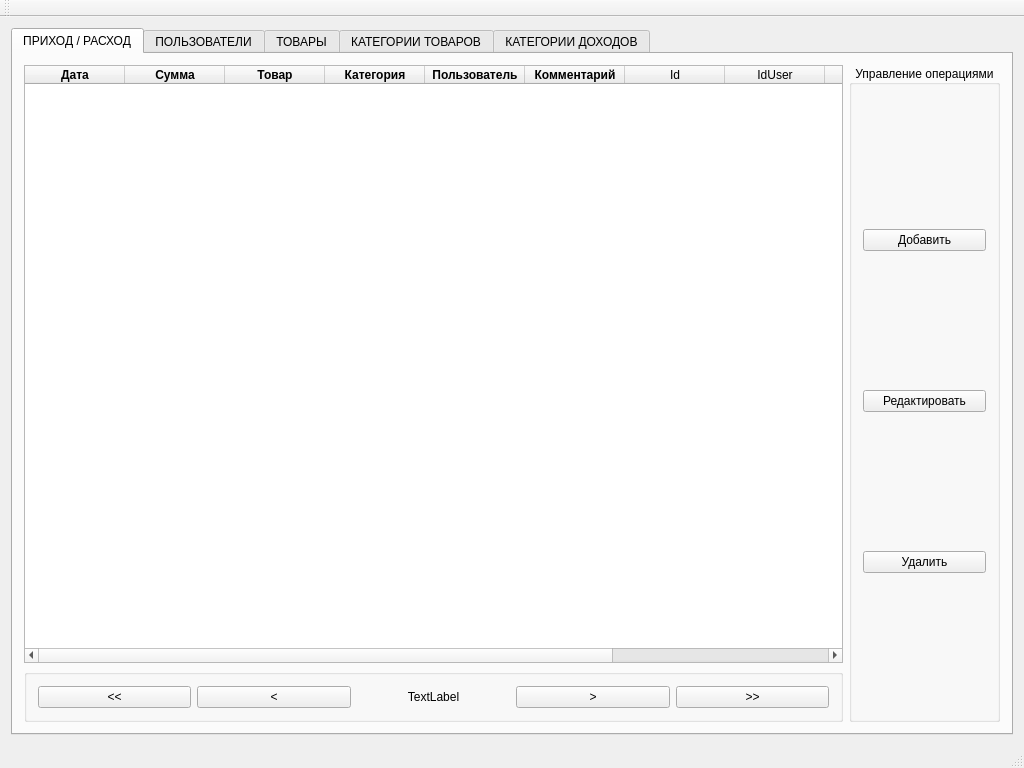
<?xml version="1.0" encoding="UTF-8"?>
<ui version="4.0">
 <class>MainWindow</class>
 <widget class="QMainWindow" name="MainWindow">
  <property name="enabled">
   <bool>true</bool>
  </property>
  <property name="geometry">
   <rect>
    <x>0</x>
    <y>0</y>
    <width>1024</width>
    <height>768</height>
   </rect>
  </property>
  <property name="windowTitle">
   <string>MainWindow</string>
  </property>
  <widget class="QWidget" name="centralWidget">
   <layout class="QGridLayout" name="gridLayout">
    <item row="0" column="0">
     <widget class="QTabWidget" name="tabWidget">
      <property name="sizePolicy">
       <sizepolicy hsizetype="Expanding" vsizetype="Expanding">
        <horstretch>0</horstretch>
        <verstretch>0</verstretch>
       </sizepolicy>
      </property>
      <property name="minimumSize">
       <size>
        <width>0</width>
        <height>0</height>
       </size>
      </property>
      <property name="currentIndex">
       <number>0</number>
      </property>
      <widget class="QWidget" name="tab_1">
       <attribute name="title">
        <string>ПРИХОД / РАСХОД</string>
       </attribute>
       <layout class="QGridLayout" name="gridLayout_6">
        <item row="0" column="1" rowspan="2">
         <widget class="QGroupBox" name="controlOperation">
          <property name="autoFillBackground">
           <bool>false</bool>
          </property>
          <property name="title">
           <string>Управление операциями</string>
          </property>
          <property name="alignment">
           <set>Qt::AlignCenter</set>
          </property>
          <property name="flat">
           <bool>true</bool>
          </property>
          <layout class="QVBoxLayout" name="verticalLayout_5">
           <item>
            <widget class="QPushButton" name="addOperation">
             <property name="text">
              <string>Добавить</string>
             </property>
            </widget>
           </item>
           <item>
            <widget class="QPushButton" name="editOperation">
             <property name="text">
              <string>Редактировать</string>
             </property>
            </widget>
           </item>
           <item>
            <widget class="QPushButton" name="deleteOperation">
             <property name="text">
              <string>Удалить</string>
             </property>
            </widget>
           </item>
          </layout>
         </widget>
        </item>
        <item row="1" column="0">
         <widget class="QGroupBox" name="groupBox_3">
          <property name="title">
           <string/>
          </property>
          <layout class="QHBoxLayout" name="horizontalLayout_2">
           <item>
            <widget class="QPushButton" name="firstPageOperation">
             <property name="text">
              <string>&lt;&lt;</string>
             </property>
            </widget>
           </item>
           <item>
            <widget class="QPushButton" name="prevPageOperation">
             <property name="text">
              <string>&lt;</string>
             </property>
            </widget>
           </item>
           <item>
            <widget class="QLabel" name="pageNumberOperation">
             <property name="text">
              <string>TextLabel</string>
             </property>
             <property name="alignment">
              <set>Qt::AlignCenter</set>
             </property>
            </widget>
           </item>
           <item>
            <widget class="QPushButton" name="nextPageOperation">
             <property name="text">
              <string>&gt;</string>
             </property>
            </widget>
           </item>
           <item>
            <widget class="QPushButton" name="lastPageOperation">
             <property name="text">
              <string>&gt;&gt;</string>
             </property>
            </widget>
           </item>
          </layout>
         </widget>
        </item>
        <item row="0" column="0">
         <widget class="QTableWidget" name="operationTable">
          <property name="editTriggers">
           <set>QAbstractItemView::NoEditTriggers</set>
          </property>
          <column>
           <property name="text">
            <string>Дата</string>
           </property>
           <property name="font">
            <font>
             <weight>75</weight>
             <bold>true</bold>
            </font>
           </property>
          </column>
          <column>
           <property name="text">
            <string>Сумма</string>
           </property>
           <property name="font">
            <font>
             <weight>75</weight>
             <bold>true</bold>
            </font>
           </property>
          </column>
          <column>
           <property name="text">
            <string>Товар</string>
           </property>
           <property name="font">
            <font>
             <weight>75</weight>
             <bold>true</bold>
            </font>
           </property>
          </column>
          <column>
           <property name="text">
            <string>Категория</string>
           </property>
           <property name="font">
            <font>
             <weight>75</weight>
             <bold>true</bold>
            </font>
           </property>
          </column>
          <column>
           <property name="text">
            <string>Пользователь</string>
           </property>
           <property name="font">
            <font>
             <weight>75</weight>
             <bold>true</bold>
            </font>
           </property>
          </column>
          <column>
           <property name="text">
            <string>Комментарий</string>
           </property>
           <property name="font">
            <font>
             <weight>75</weight>
             <bold>true</bold>
            </font>
           </property>
          </column>
          <column>
           <property name="text">
            <string>Id</string>
           </property>
          </column>
          <column>
           <property name="text">
            <string>IdUser</string>
           </property>
          </column>
          <column>
           <property name="text">
            <string>IdProduct</string>
           </property>
          </column>
          <column>
           <property name="text">
            <string>IdProductCategory</string>
           </property>
          </column>
          <column>
           <property name="text">
            <string>IdIncomeCategory</string>
           </property>
          </column>
         </widget>
        </item>
       </layout>
      </widget>
      <widget class="QWidget" name="tab_2">
       <attribute name="title">
        <string>ПОЛЬЗОВАТЕЛИ</string>
       </attribute>
       <layout class="QGridLayout" name="gridLayout_2">
        <item row="1" column="0">
         <widget class="QGroupBox" name="groupBox_2">
          <property name="title">
           <string/>
          </property>
          <layout class="QHBoxLayout" name="horizontalLayout">
           <item>
            <widget class="QPushButton" name="firstPageUser">
             <property name="text">
              <string>&lt;&lt;</string>
             </property>
            </widget>
           </item>
           <item>
            <widget class="QPushButton" name="prevPageUser">
             <property name="text">
              <string>&lt;</string>
             </property>
            </widget>
           </item>
           <item>
            <widget class="QLabel" name="pageNumberUser">
             <property name="text">
              <string>TextLabel</string>
             </property>
             <property name="alignment">
              <set>Qt::AlignCenter</set>
             </property>
            </widget>
           </item>
           <item>
            <widget class="QPushButton" name="nextPageUser">
             <property name="text">
              <string>&gt;</string>
             </property>
            </widget>
           </item>
           <item>
            <widget class="QPushButton" name="lastPageUser">
             <property name="text">
              <string>&gt;&gt;</string>
             </property>
            </widget>
           </item>
          </layout>
         </widget>
        </item>
        <item row="0" column="1" rowspan="2">
         <widget class="QGroupBox" name="controlUser">
          <property name="autoFillBackground">
           <bool>false</bool>
          </property>
          <property name="title">
           <string>Управление пользователями</string>
          </property>
          <property name="alignment">
           <set>Qt::AlignCenter</set>
          </property>
          <property name="flat">
           <bool>true</bool>
          </property>
          <layout class="QVBoxLayout" name="verticalLayout">
           <item>
            <widget class="QPushButton" name="addUser">
             <property name="text">
              <string>Добавить</string>
             </property>
            </widget>
           </item>
           <item>
            <widget class="QPushButton" name="editUser">
             <property name="text">
              <string>Редактировать</string>
             </property>
            </widget>
           </item>
           <item>
            <widget class="QPushButton" name="deleteUser">
             <property name="text">
              <string>Удалить</string>
             </property>
            </widget>
           </item>
          </layout>
         </widget>
        </item>
        <item row="0" column="0">
         <widget class="QTableWidget" name="userTable">
          <property name="editTriggers">
           <set>QAbstractItemView::NoEditTriggers</set>
          </property>
          <column>
           <property name="text">
            <string>Имя</string>
           </property>
           <property name="font">
            <font>
             <weight>75</weight>
             <bold>true</bold>
            </font>
           </property>
          </column>
          <column>
           <property name="text">
            <string>Возраст</string>
           </property>
           <property name="font">
            <font>
             <weight>75</weight>
             <bold>true</bold>
            </font>
           </property>
          </column>
          <column>
           <property name="text">
            <string>Пол</string>
           </property>
           <property name="font">
            <font>
             <weight>75</weight>
             <bold>true</bold>
            </font>
           </property>
          </column>
         </widget>
        </item>
       </layout>
      </widget>
      <widget class="QWidget" name="tab_3">
       <attribute name="title">
        <string>ТОВАРЫ</string>
       </attribute>
       <layout class="QGridLayout" name="gridLayout_4">
        <item row="0" column="0">
         <widget class="QTableWidget" name="productTableWidget">
          <property name="editTriggers">
           <set>QAbstractItemView::NoEditTriggers</set>
          </property>
          <column>
           <property name="text">
            <string>Название товара</string>
           </property>
           <property name="font">
            <font>
             <weight>75</weight>
             <bold>true</bold>
            </font>
           </property>
          </column>
          <column>
           <property name="text">
            <string>Категория товара</string>
           </property>
           <property name="font">
            <font>
             <weight>75</weight>
             <bold>true</bold>
            </font>
           </property>
          </column>
          <column>
           <property name="text">
            <string>Id</string>
           </property>
          </column>
          <column>
           <property name="text">
            <string>IdCategory</string>
           </property>
          </column>
         </widget>
        </item>
        <item row="0" column="1" rowspan="2">
         <widget class="QGroupBox" name="controlProduct">
          <property name="autoFillBackground">
           <bool>false</bool>
          </property>
          <property name="title">
           <string>Управление товарами</string>
          </property>
          <property name="alignment">
           <set>Qt::AlignCenter</set>
          </property>
          <property name="flat">
           <bool>true</bool>
          </property>
          <layout class="QVBoxLayout" name="verticalLayout_3">
           <item>
            <widget class="QPushButton" name="addProduct">
             <property name="text">
              <string>Добавить</string>
             </property>
            </widget>
           </item>
           <item>
            <widget class="QPushButton" name="editProduct">
             <property name="text">
              <string>Редактировать</string>
             </property>
            </widget>
           </item>
           <item>
            <widget class="QPushButton" name="deleteProduct">
             <property name="text">
              <string>Удалить</string>
             </property>
            </widget>
           </item>
          </layout>
         </widget>
        </item>
        <item row="1" column="0">
         <widget class="QLabel" name="productCounter">
          <property name="text">
           <string>TextLabel</string>
          </property>
          <property name="alignment">
           <set>Qt::AlignCenter</set>
          </property>
         </widget>
        </item>
       </layout>
      </widget>
      <widget class="QWidget" name="tab_4">
       <attribute name="title">
        <string>КАТЕГОРИИ ТОВАРОВ</string>
       </attribute>
       <layout class="QGridLayout" name="gridLayout_3">
        <item row="0" column="1" rowspan="2">
         <widget class="QGroupBox" name="controlCategory">
          <property name="autoFillBackground">
           <bool>false</bool>
          </property>
          <property name="title">
           <string>Управление категориями</string>
          </property>
          <property name="alignment">
           <set>Qt::AlignCenter</set>
          </property>
          <property name="flat">
           <bool>true</bool>
          </property>
          <layout class="QVBoxLayout" name="verticalLayout_2">
           <item>
            <widget class="QPushButton" name="addCategory">
             <property name="text">
              <string>Добавить</string>
             </property>
            </widget>
           </item>
           <item>
            <widget class="QPushButton" name="editCategory">
             <property name="text">
              <string>Редактировать</string>
             </property>
            </widget>
           </item>
           <item>
            <widget class="QPushButton" name="deleteCategory">
             <property name="text">
              <string>Удалить</string>
             </property>
            </widget>
           </item>
          </layout>
         </widget>
        </item>
        <item row="1" column="0">
         <widget class="QLabel" name="categoryCounter">
          <property name="text">
           <string>TextLabel</string>
          </property>
          <property name="alignment">
           <set>Qt::AlignCenter</set>
          </property>
         </widget>
        </item>
        <item row="0" column="0">
         <widget class="QTableWidget" name="categoryTableWidget">
          <property name="editTriggers">
           <set>QAbstractItemView::NoEditTriggers</set>
          </property>
          <column>
           <property name="text">
            <string>Название категории</string>
           </property>
           <property name="font">
            <font>
             <weight>75</weight>
             <bold>true</bold>
            </font>
           </property>
          </column>
          <column>
           <property name="text">
            <string>Id</string>
           </property>
          </column>
         </widget>
        </item>
       </layout>
      </widget>
      <widget class="QWidget" name="tab_5">
       <attribute name="title">
        <string>КАТЕГОРИИ ДОХОДОВ</string>
       </attribute>
       <layout class="QGridLayout" name="gridLayout_5">
        <item row="0" column="0">
         <widget class="QTableWidget" name="incomeCategoryTableWidget">
          <property name="editTriggers">
           <set>QAbstractItemView::NoEditTriggers</set>
          </property>
          <column>
           <property name="text">
            <string>Название категории</string>
           </property>
           <property name="font">
            <font>
             <weight>75</weight>
             <bold>true</bold>
            </font>
           </property>
          </column>
          <column>
           <property name="text">
            <string>Id</string>
           </property>
          </column>
         </widget>
        </item>
        <item row="0" column="1" rowspan="2">
         <widget class="QGroupBox" name="controlIncomeCategory">
          <property name="autoFillBackground">
           <bool>false</bool>
          </property>
          <property name="title">
           <string>Управление категориями</string>
          </property>
          <property name="alignment">
           <set>Qt::AlignCenter</set>
          </property>
          <property name="flat">
           <bool>true</bool>
          </property>
          <layout class="QVBoxLayout" name="verticalLayout_4">
           <item>
            <widget class="QPushButton" name="addIncomeCategory">
             <property name="text">
              <string>Добавить</string>
             </property>
            </widget>
           </item>
           <item>
            <widget class="QPushButton" name="editIncomeCategory">
             <property name="text">
              <string>Редактировать</string>
             </property>
            </widget>
           </item>
           <item>
            <widget class="QPushButton" name="deleteIncomeCategory">
             <property name="text">
              <string>Удалить</string>
             </property>
            </widget>
           </item>
          </layout>
         </widget>
        </item>
        <item row="1" column="0">
         <widget class="QLabel" name="incomeCategoryCounter">
          <property name="text">
           <string>TextLabel</string>
          </property>
          <property name="alignment">
           <set>Qt::AlignCenter</set>
          </property>
         </widget>
        </item>
       </layout>
      </widget>
     </widget>
    </item>
   </layout>
  </widget>
  <widget class="QMenuBar" name="menuBar">
   <property name="geometry">
    <rect>
     <x>0</x>
     <y>0</y>
     <width>1024</width>
     <height>20</height>
    </rect>
   </property>
  </widget>
  <widget class="QToolBar" name="mainToolBar">
   <attribute name="toolBarArea">
    <enum>TopToolBarArea</enum>
   </attribute>
   <attribute name="toolBarBreak">
    <bool>false</bool>
   </attribute>
  </widget>
  <widget class="QStatusBar" name="statusBar"/>
 </widget>
 <layoutdefault spacing="6" margin="11"/>
 <tabstops>
  <tabstop>tabWidget</tabstop>
  <tabstop>addUser</tabstop>
  <tabstop>editUser</tabstop>
  <tabstop>deleteUser</tabstop>
  <tabstop>firstPageUser</tabstop>
  <tabstop>prevPageUser</tabstop>
  <tabstop>nextPageUser</tabstop>
  <tabstop>lastPageUser</tabstop>
 </tabstops>
 <resources/>
 <connections/>
</ui>
